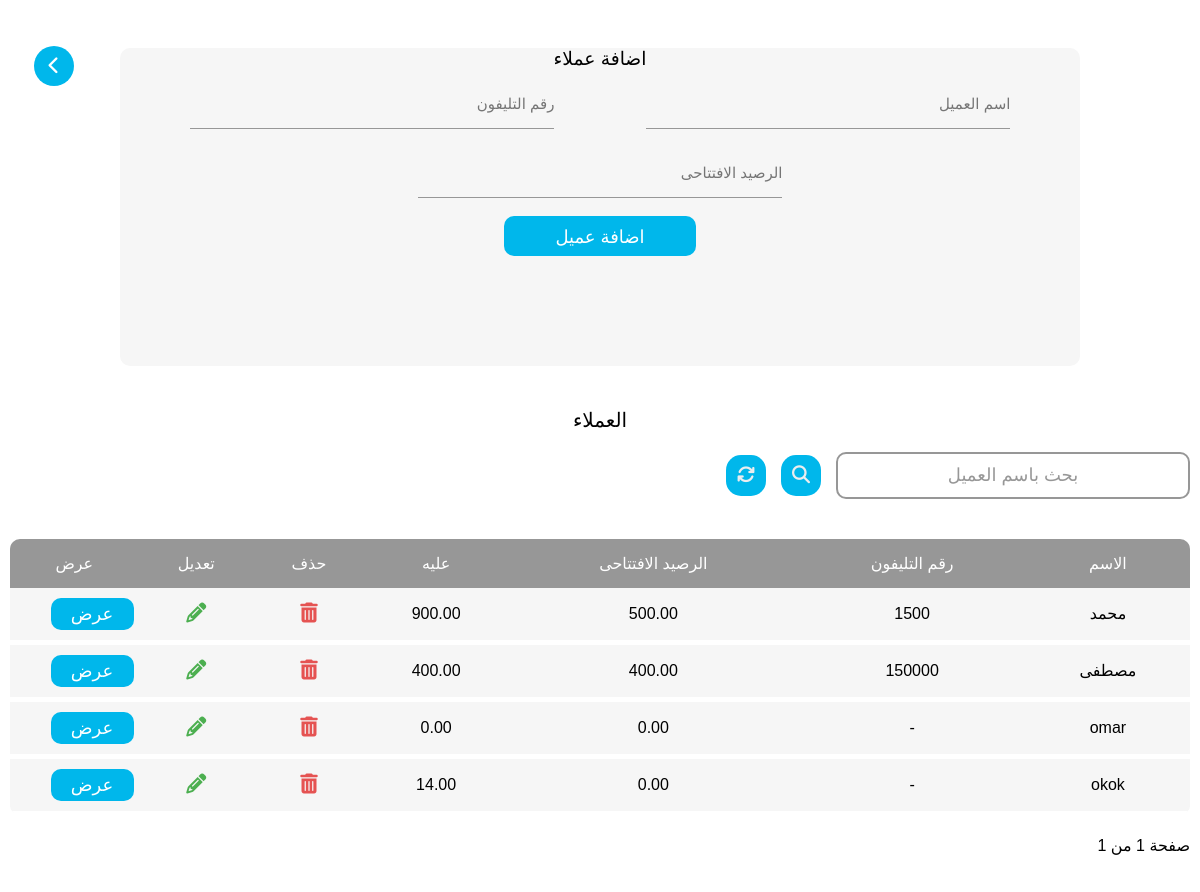
The page /clients (signed in) on the database its author committed.
### user/models.py (models this page shows)
class Client(models.Model):
    name = models.CharField(max_length=100,blank=True, null=True)
    phone = models.CharField(max_length=100, blank=True, null=True)
    opening_balance = models.DecimalField(max_digits=15, decimal_places=2, blank=True, null=True)
    notes = models.CharField(max_length=100, blank=True, null=True)
    @property
    def rest(self):
        total_remain = self.sale_set.aggregate(models.Sum('remain'))['remain__sum'] or 0
        total_payments = self.payment_set.aggregate(models.Sum('paid_money'))['paid_money__sum'] or 0
        return (total_remain + self.opening_balance) - total_payments

### user/views.py (the view, shortened to what this page needs)
# urls.py: path('clients',views.clients, name='clients' ),
@login_required(login_url="login")
def clients(request):
    client = Client.objects.all()
    paginator = Paginator(client ,20)
    page = request.GET.get('page')
    try:
        client_list = paginator.page(page)
    except PageNotAnInteger:
        client_list = paginator.page(1)
    except EmptyPage :
        client_list = paginator.page(paginator.num_pages)
    if 'search' in request.POST :
        search_input = request.POST.get('searchInput')
        results = [result['id'] for result in Client.objects.all().filter(Q(name__icontains=search_input)).values()]
        client_list = [Client.objects.get(pk = id) for id in results]
    context = {"clients" : client_list}
    return render(request,"clients.html", context)

### templates/clients.html (shortened to what this page needs)
{% load static %}
<!DOCTYPE html>
<html lang="en">
<head>
    <link rel="stylesheet" href=" {% static "css/style.css" %} ">
    <link rel="stylesheet" href=" {% static "css/all.min.css" %} ">
    <link rel="stylesheet" href=" {% static "css/fontawesome.min.css" %} ">
</head>
<body>
    <div class="backcon">
        <a href="{% url "home" %}" class="backbtn"><i class="fa-solid fa-chevron-left"></i></a>
        <div class="leftcon" style="width: 100%;">
            <form method="post" action="" class="othersell">
                <h3>اضافة عملاء</h3>
                <div class="addinputs">
                    <input  name="name" type="text" id="search_bar" class="search_bar" required placeholder="اسم العميل">
                    <input  name="phone" type="number" id="search_bar" class="search_bar" placeholder="رقم التليفون">
                    <input  name="opening_balance"  type="number" id="search_bar" class="search_bar" placeholder="الرصيد الافتتاحى">
                </div>
                    <button name="addClient" class="sellbtn">اضافة عميل</button>
            </form>
            <div class="status">
                <h2>العملاء</h2>
                <form method="post" action="" style="width: 100%;display: flex;align-items: center;justify-content: center;flex-direction: column;">
                    <div class="addsell">
                        <div class="wraper">
                            <div class="first">
                                <input  name="searchInput" value="{{request.POST.searchInput}}" type="text" id="search_bar" class="search_bar" required >
                                <span>بحث باسم العميل</span>
                            </div>
                        </div>
                        <button name="search" class="sellbtn" style="width: 40px;"><i class="fa-solid fa-magnifying-glass"></i></button>
                        <a href="{% url "clients" %}" class="sellbtn" style="width: 40px; text-align:center;"><i class="fa-solid fa-arrows-rotate"></i></a>
                    </div>
                </form>
                <div style="width: 100%; overflow: scroll; height: fit-content;">
            {% if clients %}
                    <table class="sellstable">
                        <thead>
                            <tr>
                                <th>الاسم</th>
                                <th>رقم التليفون</th>
                                <th>الرصيد الافتتاحى</th>
                                <th>عليه</th>
                                <th>حذف</th>
                                <th>تعديل</th>
                                <th>عرض</th>
                            </tr>
                        </thead>
                        <tbody>
                            {% for client in clients %}
                            {% if client.name != "-" %}
                            <tr>
                                <td>{{client.name}}</td>
                                <td>{{client.phone}}</td>
                                <td>{{client.opening_balance}}</td>
                                <td>{{client.rest}}</td>
                                <td><button class="sellsdel" id="sellsdel" metadata='
                                    <form method="post" action="{% url "clientDelete" client.id %}" style="width: 100%;display: flex;align-items: center;justify-content: center;flex-direction: column;">
                                        {% csrf_token %}
                                        <div class="addsell" style="padding: 20px;flex-direction:column;">
                                            <h3 style="color:#3D4B64;">حذف العميل</h3>
                                            <h3 style="color:#FF0000;">"حذف العميل سيؤدى الى حذف جميع المتعلقات بها"</h3>
                                            <br>
                                            <i class="fa-regular fa-trash-can" style="color: #ff3333;font-size: 100px;"></i>
                                            <br>
                                        </div>
                                        <button name="clientDelete" class="sellbtn">حذف</button>
                                    </form>
                                    '><i class="fa-solid fa-trash-can"></i></button></td>
                                <td><button class="sellsup" id="sellsup" metadata='
                                    <form method="post" action="{% url "clientUpdate" client.id %}" style="width: 100%;display: flex;align-items: center;justify-content: center;flex-direction: column;">
                                        {% csrf_token %}
                                        <h3 style="color:#3D4B64;">تعديل عميل</h3>
                                        <div class="addsell">
                                            <div class="wraper" style="width: 20%;">
                                            <div class="second">
                                                <input value="{{client.name}}"  name="name" type="text" id="search_bar" class="search_bar" required>
                                                <span>الاسم</span>
                                            </div>
                                        </div>
                                        <div class="wraper" style="width: 20%;">
                                            <div class="second">
                                                <input value="{{client.phone}}"  name="phone" type="number" id="search_bar" class="search_bar" >
                                                <span>رقم التليفون</span>
                                            </div>
                                        </div>
                                        <div class="wraper" style="width: 20%;">
                                            <div class="second">
                                                <input value="{{client.opening_balance}}"  min="0" name="opening_balance" type="number" id="search_bar" class="search_bar" required>
                                                <span>الرصيد الافتتاحى</span>
                                            </div>
                                        </div>
                                    </div>
                                    <button name="clientUpdate" class="sellbtn">تعديل</button>
                                </form>
                                '><i class="fa-solid fa-pencil"></i></button></td>
                                <td><a href="{% url "clientpage" client.id %}" class="sellprod" style="text-decoration: none;">عرض</a></td>
                                </tr>
                                {% endif %}
                                {% endfor %}
                            </tbody>
                        </table>
                        <div class="btnnav">
                            <div>
                                <p>صفحة {{ clients.number }} من {{ clients.paginator.num_pages }}</p>
                            </div>
                        </div>
                        {% else %}
                        <h2 style="width: 100%;text-align: center;color: #303C54;margin-bottom: 20px;">لا يوجد عملاء</h2>
                        {% endif %}
                    </div>
            </div>
            </div>
    </div>
</body>
</html>

### rows shown on the page
Client: name "محمد", phone "1500", opening_balance "500.00", rest "900.00"
Client: name "مصطفى", phone "150000", opening_balance "400.00", rest "400.00"
Client: name "omar", phone "-", opening_balance "0.00", rest "0.00"
Client: name "okok", phone "-", opening_balance "0.00", rest "14.00"

### other values the page prints
{{ clients.paginator.num_pages }} "1"
